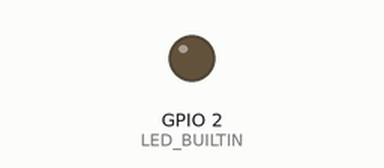
Simulated run of this sketch. Board: ESP8266 (NodeMCU). Shown: output pins drawn as LEDs (lit = HIGH, except the on-board LED, lit = LOW). What the sketch prints to the serial monitor is not drawn.

Above: at 1.2 s.
At 4.8 s:
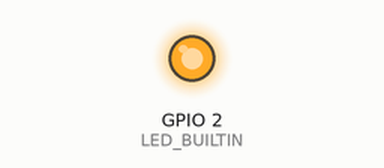
Timing chart, 0 to 5.3 s (numbered marks = the images above):
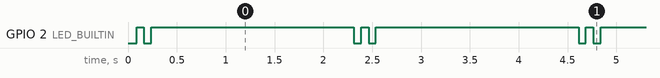

Measured:
- by itself, GPIO 2 (LED_BUILTIN): repeats every 2.3 s: LOW 0.08 s, HIGH 2.1 s, LOW 0.08 s, HIGH 0.08 s

The sketch:

Access_Point_Mode.ino
```cpp
/*
 *
 */

#include <ESP8266WiFi.h>

const char *ssid = "ESP8266 Acces Point";
const char *password = "Metallica";

bool led = 1;

void setup() {
  pinMode(LED_BUILTIN, OUTPUT);

  Serial.begin(115200);
  delay(10);
  Serial.print('\n');

  WiFi.mode(WIFI_AP); // WIFI_STA, WIFI_AP_STA, WIFI_OFF
  WiFi.softAP(ssid, password);

  Serial.print("Access Point \"");
  Serial.println(ssid);
  Serial.print("With password \"");
  Serial.print(password);
  Serial.println("\" is started");
  Serial.print("IP address:\t");
  Serial.println(WiFi.softAPIP());
}

void loop() {
  for(int i=0;i<4;i++) {
    led ^= 1;
    digitalWrite(LED_BUILTIN, led);
    delay(75);
  }
  delay(2000);

  //ESP.restart();
  //ESP.reset();
}
```
